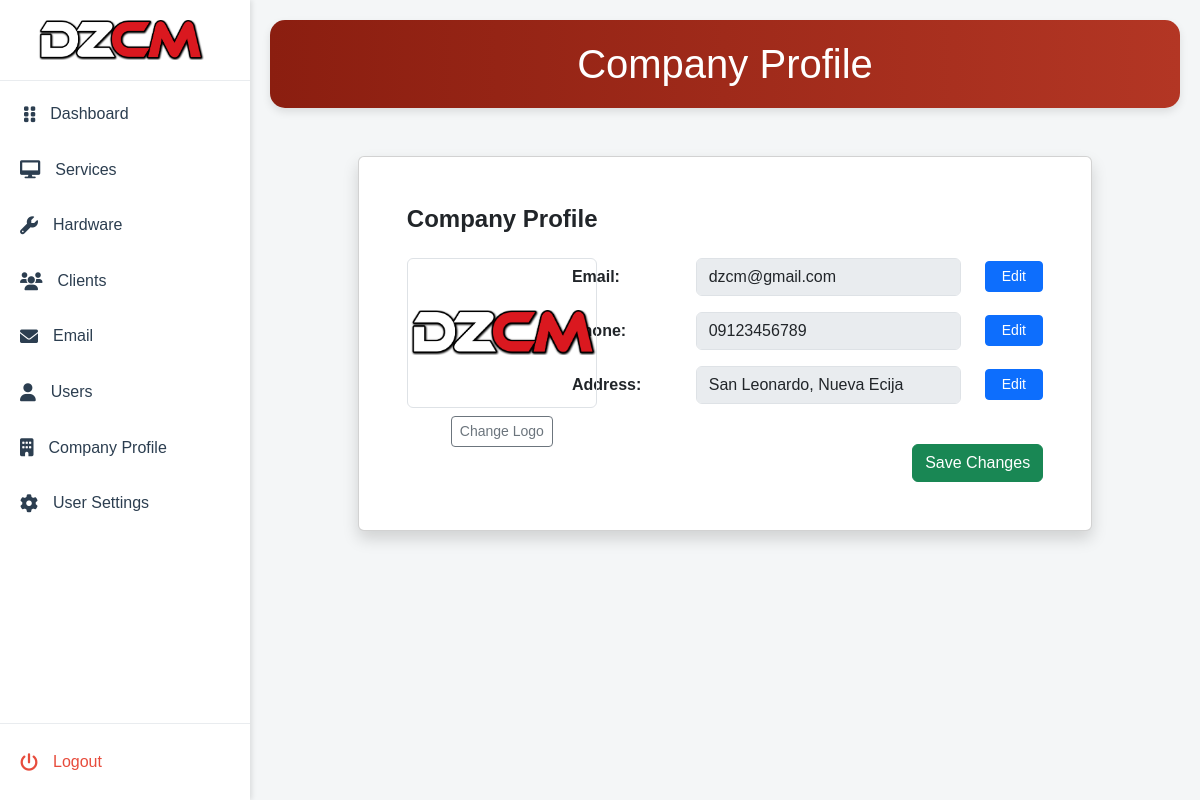
The app's page /Admin/index.php?page=company-profile (signed in) with its own data.
### tables this page shows
CREATE TABLE `company_info` (
  `company_id` int(11) NOT NULL,
  `name` varchar(255) NOT NULL,
  `description` text DEFAULT NULL,
  `logo` varchar(255) DEFAULT NULL,
  `email` varchar(255) DEFAULT NULL,
  `phone` varchar(20) DEFAULT NULL,
  `address` text DEFAULT NULL
);

### Admin/includes/conn.php (called while the page is built)
<?php
function con(){
    $servername = "localhost";
    $username = "root";
    $password = "";
    $myDB = "dezcom";
    $conn = mysqli_connect($servername, $username, $password, $myDB);
    if ($conn->connect_error) {
        echo "Connection failed: " . $conn->connect_error;
    }else{
        return $conn;
    }
}
?>

### Admin/pages/company-profile.php (the view, shortened to what this page needs)
<header class="dashboard-header">
    <div class="container">
        <h1 class="mb-0">Company Profile</h1>
    </div>
</header>
<?php
$sql = "SELECT email, phone, address, company_id, logo FROM company_info WHERE company_id = 1";
$result = con()->query($sql);
$company = $result->fetch_assoc();
$email = $company['email'] ?? 'N/A';
$phone = $company['phone'] ?? 'N/A';
$address = $company['address'] ?? 'N/A';
?>
<div class="container mt-5">
    <div class="row justify-content-center">
        <div class="col-md-10">
            <div class="card shadow p-5">
                <h4 class="mb-4"><strong>Company Profile</strong></h4>
                <form id="companyForm">
                    <div class="row mb-4">
                        <div class="col-md-3 text-center">
                            <div class="position-relative" style="width: 190px; height: 150px;">
                                <img src="includes/uploads/company/<?= $company['logo'] ?? 'default.png'; ?>"
                                    alt="Company Logo"
                                    class="img-fluid rounded border"
                                    style="width: 100%; height: 100%; object-fit: contain;">
                                <button type="button" class="btn btn-outline-secondary btn-sm mt-2"
                                    onclick="document.getElementById('logoInput').click();">Change Logo</button>
                            </div>
                        </div>
                        <div class="col-md-9">
                            <div class="row mb-3 align-items-center">
                                <label for="email" class="col-md-3 col-form-label"><strong>Email:</strong></label>
                                <div class="col-md-7">
                                    <input type="email" class="form-control" name="email" id="email" value="<?= htmlspecialchars($email); ?>" disabled>
                                </div>
                                <div class="col-md-2">
                                    <button type="button" class="btn btn-primary btn-sm w-100" id="editEmailBtn" onclick="toggleEdit('email', 'editEmailBtn')">Edit</button>
                                </div>
                            </div>
                            <div class="row mb-3 align-items-center">
                                <label for="phone" class="col-md-3 col-form-label"><strong>Phone:</strong></label>
                                <div class="col-md-7">
                                    <input type="text" class="form-control" name="phone" id="phone" value="<?= htmlspecialchars($phone); ?>" disabled>
                                </div>
                                <div class="col-md-2">
                                    <button type="button" class="btn btn-primary btn-sm w-100" id="editPhoneBtn" onclick="toggleEdit('phone', 'editPhoneBtn')">Edit</button>
                                </div>
                            </div>
                            <div class="row mb-3 align-items-center">
                                <label for="address" class="col-md-3 col-form-label"><strong>Address:</strong></label>
                                <div class="col-md-7">
                                    <input type="text" class="form-control" name="address" id="address" value="<?= htmlspecialchars($address); ?>" disabled>
                                </div>
                                <div class="col-md-2">
                                    <button type="button" class="btn btn-primary btn-sm w-100" id="editAddressBtn" onclick="toggleEdit('address', 'editAddressBtn')">Edit</button>
                                </div>
                            </div>
                        </div>
                    </div>
                    <div class="text-end">
                        <button id="saveCompanyInfoBtn" type="submit" class="btn btn-success">Save Changes</button>
                    </div>
                </form>
            </div>
        </div>
    </div>
</div>

### Admin/assets/css/dashboard.css (style rules this page uses)
:root { --primary-color: #3498db; --primary-dark: #2980b9; --secondary-color: #2ecc71; --background-color: #f4f6f7; --text-color: #2c3e50; --sidebar-width: 250px; }
* { margin: 0; padding: 0; box-sizing: border-box; }
body, html { height: 100%; overflow-x: hidden; }
body { font-family: 'Arial', sans-serif; background-color: var(--background-color); color: var(--text-color); line-height: 1.6; }
.dashboard-header { margin-bottom: 30px; display: flex; justify-content: space-between; align-items: center; flex-direction: row; justify-content: space-between; }
.dashboard-header { background: linear-gradient(to right, #8b1e10, #b33624); color: white; padding: 20px 0; text-align: center; box-shadow: 0 4px 8px rgba(0, 0, 0, 0.1); border-radius: 15px; }

### records on screen
company_info: logo (picture), email "dzcm@gmail.com", phone "09123456789", address "San Leonardo, Nueva Ecija"
